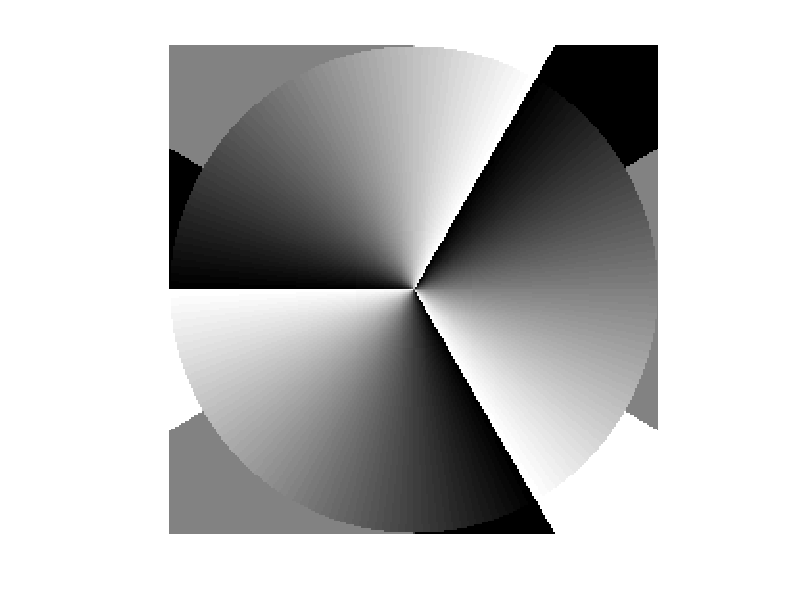

Write MATLAB code to recreate this figure. (Note: this script raises an error after producing the figure.)
%%%Full path calculation of light propagation
%%%
%%%%unit: um

clear all;
clc;
tic;

global lamda k n1 NA fo
lamda=800e-3;                                                               % wavelength
k=2*pi/lamda;                                                               % propagation (wave) constant free space
n1 = 1.514;                                                                 % refractive index of oil-immersion objective lens
NA = 1.4;                                                                   % numerical aperture of the objective
Mo = 100;                                                                   % magnification of the lens
F = 180e3;                                                                  % tube length
fo=F./Mo;                                                                   % objective focal length (F=tube Length, M=magnification)
R=fo.*NA./n1;                                                               % objective back aperture (radius)

my0=255;                                                                   
mx0=255;                                                                   % resolution of the input plane
pixel0=8;                                                                   % pixel size
L0=(mx0-1)*pixel0;                                                          % dimension of input plane
[xx,yy]=meshgrid(-(my0-1)/2:(my0-1)/2,-(my0-1)/2:(my0-1)/2);
Aperture=sign(1-sign(xx.^2+yy.^2-((my0-1)./2).^2));                         % circular aperture
A0=Aperture;
% %%%%%%%%%%%%%%%%%%%%%%%%%%%%%                                             % here define the input phase profile, e.g. a hologram or a continuous phase 
% g=double(imread('CGHEE255.bmp'));g=g./255.*2.*pi;                        % hologram 
g=3.*atan2(yy,xx);
g=A0.*exp(1i.*g);                                                           % 3-fold helical vortex
figure
imshow(angle(g),[]);
%%%%%%%%%%%%%%%%%%%%%%%%%%%%%%%%%%%%%%%%%%%%%%%%%%%%%%%%%%%%%%%%%%%%%%%%%%%%% calculate the light after propagation d
d=600e3;                                                                    % propagation distance
L=4*L0;                                                                     % desired dimension of imaging plane
x1start=-L./2;                                                              % start positon x
x1end=L./2;                                                                 % end position x
y1start=-L./2;                                                              % start positon y
y1end=L./2;                                                                 % end position y
mx1=255;                                                                   % desired resolution of imaging plane
my1=255;
%%%%%%%%%%%%%%%%%%%%%%%%%%%%%%%%%%%%%%%%%%%%%%%%%%%%
[g1,pixel1]=Scalar_Bluestein(g,mx0,my0,pixel0,d,x1start,x1end,y1start,y1end,mx1,my1);
%%%%%%%%%%%%%%%%%%%%%%%%%%%%%%%%%%%%%%%%%%%%%%%%%%%%
x1=linspace(x1start,x1end,mx1); 
y1=linspace(y1start,y1end,my1);
[x1,y1]=meshgrid(x1,y1); 
% figure
% surf(x1,y1,abs(g1).^2), axis equal, axis tight, view([0, 270]), colorbar, shading interp;
%%%%%%%%%%%%%%%%%%%%%%%%%%%%%%%%%%%%%%%%%%%%%%%%%%%%%%%%%%%%%%%%%%%%%%%%%%%%%%

%%%%%%%%%%%%%%%%%%%%%%%%%%%%%%%%%%%%%%%%%%%%%%%%%%%%%%%%%%%%%%%%%%%%%%%%%%%%% propagation through a lens
f=600e3;                                                                    % lens focal lenght 600mm
g1=g1.*exp(-1i.*k./2./f.*(x1.^2+y1.^2));                                    % transmittance function 
%%%%%%%%%%%%%%%%%%%%%%%%%%%%%%%%%%%%%%%%%%%%%%%%%%%%%%%%%%%%%%%%%%%%%%%%%%%%%%%calculate the light after propagation d
d=800e3;
L=2.*L0;
x2start=-L./2;
x2end=L./2;
y2start=-L./2;
y2end=L./2;
mx2=255;
my2=255;
%%%%%%%%%%%%%%%%%%%%%%%%%%%%%%%%%%%%%%%%%%%%%%%%%%%%
[g1,pixel2]=Scalar_Bluestein(g1,mx1,my1,pixel1,d,x2start,x2end,y2start,y2end,mx2,my2);
%%%%%%%%%%%%%%%%%%%%%%%%%%%%%%%%%%%%%%%%%%%%%%%%%%%%
x2=linspace(x2start,x2end,mx2); 
y2=linspace(y2start,y2end,my2); 
[x2,y2]=meshgrid(x2,y2); 
% figure
% surf(x2,y2,abs(g1).^2), axis equal, axis tight, view([0, 270]), colorbar, shading interp;
% figure
% imshow(angle(g1),[]);
%%%%%%%%%%%%%%%%%%%%%%%%%%%%%%%%%%%%%%%%%%%%%%%%%%%%%%%%%%%%%%%%%%%%%%%%%%%%%%%propagation through a lens
f=200e3;                                                                    % lens focal length
g1=g1.*exp(-1i.*k./2./f.*(x2.^2+y2.^2));                                    % transmittance function
%%%%%%%%%%%%%%%%%%%%%%%%%%%%%%%%%%%%%%%%%%%%%%%%%%%%%%%%%%%%%%%%%%%%%%%%%%%%%%%alculate the light after propagation d
d=200e3+1.8e3;
L=2*R;
x3start=-L./2;
x3end=L./2;
y3start=-L./2;
y3end=L./2;
mx3=255;
my3=255;
%%%%%%%%%%%%%%%%%%%%%%%%%%%%%%%%%%%%%%%%%%%%%%%%%%%%
[g1,pixel3]=Scalar_Bluestein(g1,mx2,my2,pixel2,d,x3start,x3end,y3start,y3end,mx3,my3);
%%%%%%%%%%%%%%%%%%%%%%%%%%%%%%%%%%%%%%%%%%%%%%%%%%%%
x3=linspace(x3start,x3end,mx3); 
y3=linspace(y3start,y3end,my3);
[x3,y3]=meshgrid(x3,y3);
figure
surf(x3,y3,abs(g1).^2), axis equal, axis tight, view([0, 270]), colorbar, shading interp;
figure
imshow(angle(g1),[]);

%%%%%%%%%%%%%%%%%%%%%%%%%%%%%%%%%%%%%%%%%%%%%%%%%%%%%%%%%%%%%%%%%%%%%%%%%%%%vector diffraction xy plane
M = 255;                                                                   % resolution of input plane
my=255;                                                                     % desired resolution in the imaging plane
mx=255;
startx = -5*lamda;                                                          % start position x
endx = 5*lamda;                                                             % end position x
starty = -5*lamda;                                                          % start position y
endy = 5*lamda;                                                             % end position y
z = 0e0;                                                                    % position shift along the optical axis
%%%%%%%%%%%%%%                                                              % polarization; corresponds to apodization functions, here Sine condition is used;
% polar='x';
% polar='y';
polar='rc';
% polar='lc';
% polar='ra';
% polar='az';
%%%%%%%%%%%%%%%%%%%%%%%%%%%%%%%%%%%%%%%%%%%%%%%%%%%%%%%%%%%%%%%%%           % input light amplitude and phase
E=g1;
% E(thh>asin(NA./n1))=0;                                                    % remove parts outside numerical aperture
% figure
% surf(m, n,angle(E)), title 'on the obj. pup.',axis equal, axis tight, view([0, 270]), colorbar, shading interp
%%%%%%%%%%%%%%%%%%%%%%%%%%%%%%%%%%%%%%%%%%%%%%%%%%%%                        % vector diffraction using Bluestein method
[Ex Ey Ez] = Vector_Bluestein(E,M,polar,startx,endx,starty,endy,z,mx,my);
%%%%%%%%%%%%%%%%%%%%%%%%%%%%%%%%%%%%%%%%%%%%%%%%%%%%%%%%%%%%%%%%%%%%%%%%%%%%%%%%%%%%%%%%%%%%%%%%%%%%%%%%%%%%%%%%%%%%%%%%
%%%%%%%%%%%%%%%%                                                            % calculation of intensity for each component
Ix = abs(Ex).^2;
Iy = abs(Ey).^2;
Iz = abs(Ez).^2;
I = Ix+Iy+Iz;                                                               % total intensity
Imax=max(max(I));
toc
%%%%%%%%%%%%%%%%%%%%%%%%%%%%                                                % calibrate field dimensions
x = linspace(startx,endx,mx);
y = linspace(starty,endy,my);
figure
surfc(x./lamda,y./lamda,I./Imax), colormap hot, axis equal, view([180, -90]),shading interp

%%%%%%%%%%%%%%%%%%%%%%%%%%%%%%%%%%%%%%%%%%%%%%%%%%%%%%%%%                   % vector diffraction yz plane
startz=-40*lamda;                                                            % start position z
endz=40*lamda;                                                               % end position z
startx =0;
endx = 0;
starty = -20*lamda;                                                          % start position y
endy = 20*lamda;                                                             % end position y
mz=50;                                                                      % desired resolution z
my=100;                                                                     % desired resolution y
mx=1;

II=zeros(my,mz);
h=waitbar(0,'Caculating XZ plane...');
index=0;
loop=mz;
for z=linspace(startz,endz,mz)
    [Ex Ey Ez] = Vector_Bluestein(E,M,polar,startx,endx,starty,endy,z,mx,my);
    %%%%%%%%%%%%%%%%%%%%%%%%%%%%%%%%%%%%%%%%%%%%%%%%%%%%%%%%%%%%%%%%%%%%%%%%%%%%%%%%%%%%%%%%%%%%%%%%%%%%%%%%%%%%%%%%%%%%%%%%
    Ix = abs(Ex).^2;
    Iy = abs(Ey).^2;
    Iz = abs(Ez).^2;
    I = Ix+Iy+Iz;
    index=index+1;
    waitbar(index./loop)
    II(:,index)=I(:,round((mx+1)/2));
end
close(h);

IImax=max(max(II));

z=linspace(startz,endz,mz);
y=linspace(starty,endy,my);
figure
surfc(z./lamda,y./lamda,II./IImax), colormap hot, axis tight, view([180, -90]),
shading interp

toc
